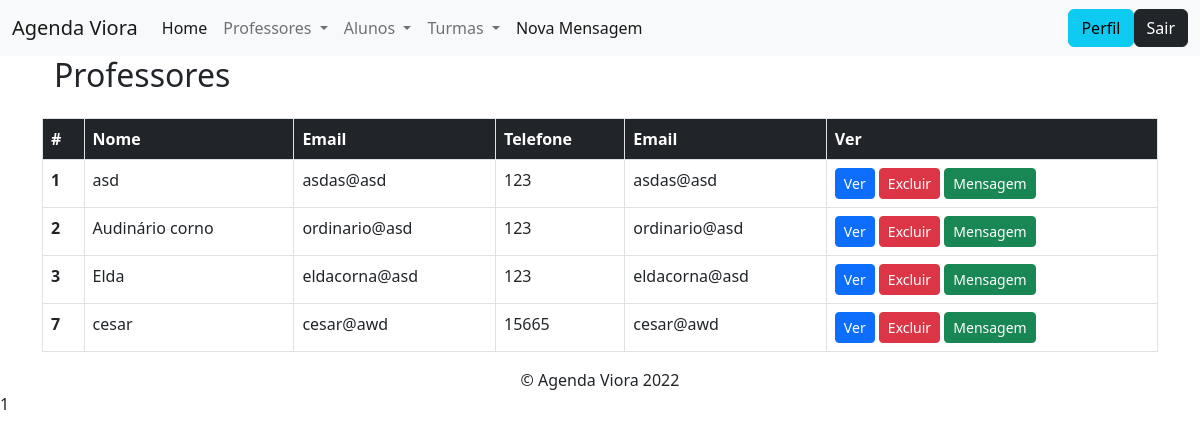
Before: /modulos/professores/listar.php with the older database file.
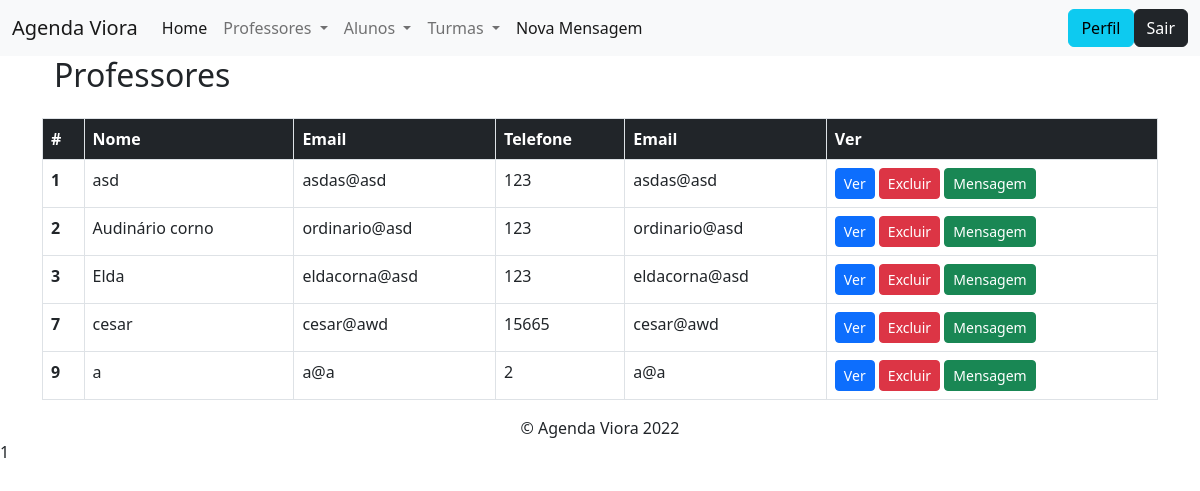
After: the same page with the newer database file.
### tables this page shows
CREATE TABLE `professor` (
  `ID` int(5) NOT NULL,
  `nome` text NOT NULL,
  `telefone` bigint(20) NOT NULL,
  `telefone_sec` bigint(20) NOT NULL,
  `email` varchar(50) NOT NULL,
  `email_sec` varchar(50) NOT NULL,
  `email_inst` varchar(50) NOT NULL,
  `senha` varchar(40) NOT NULL,
  `senha_conf` varchar(40) NOT NULL
);

### funcoes/conexao.php (called while the page is built, shortened)
<?php
    function retornaDados($sql)
    {
        $conexao = $GLOBALS['conexaoBanco'];
        $resposta = $conexao->query($sql);
        return $resposta->fetchAll();
    }

### config.php (called while the page is built, shortened)
<?php
    include_once path('funcoes/conexao.php');
    function path($file)
    {
        return ROOT_DIR . '/' . $file;
    }

### modulos/professores/listar.php (the view, shortened to what this page needs)
<?php
include_once "../../config.php";
?>
<!DOCTYPE html>
<html lang="pt-BR">
<?php include_once path('templates/head.php') ?>
<body>
    <?php include_once path('templates/barra_navegacao.php') ?>
    <div class="container" id="lateral2">
        <?php
        $sql = "SELECT * FROM professor";
        $professores = retornaDados($sql);
        ?>
        <table class="table">
            <div class="container" id="lateral2">
                <h2>Professores</h2>
            </div>
            <div class="container-fluid">
                <table class="table table-bordered ">
                    <thead>
                        <tr class="bg-dark text-white">
                            <th scope="col">#</th>
                            <th scope="col">Nome</th>
                            <th scope="col">Email</th>
                            <th scope="col">Telefone</th>
                            <th scope="col">Email</th>
                            <th scope="col">Ver</th>
                        </tr>
                        <tbody>
            <?php foreach ($professores as $professor) { ?>
                <tr>
                    <th scope="row"><?= $professor['ID'] ?></th>
                    <td><?= $professor['nome'] ?></td>
                    <td><?= $professor['email'] ?></td>
                    <td><?= $professor['telefone'] ?></td>
                    <td><?= $professor['email'] ?></td>
                    <td>
                        <a class="btn btn-sm btn-primary" href="visualizar.php?ID=<?= $professor['ID'] ?>">Ver</a>
                        <a class="btn btn-sm btn-danger" href="deletar.php?ID=<?= $professor['ID'] ?>">Excluir</a>
                        <a class="btn btn-sm btn-success" href="mensagem.php?ID=<?= $professor['ID'] ?>">Mensagem</a>
                    </td>
                </tr>
            <?php } ?>
        </tbody>
                </table>
            </div>
        </table>
        <?= include_once path('templates/footer.php'); ?>
    </div>
</body>
</html>

Changed rows visible on the page:
added professor: ID "9", nome "a", email "a@a", telefone "2"
